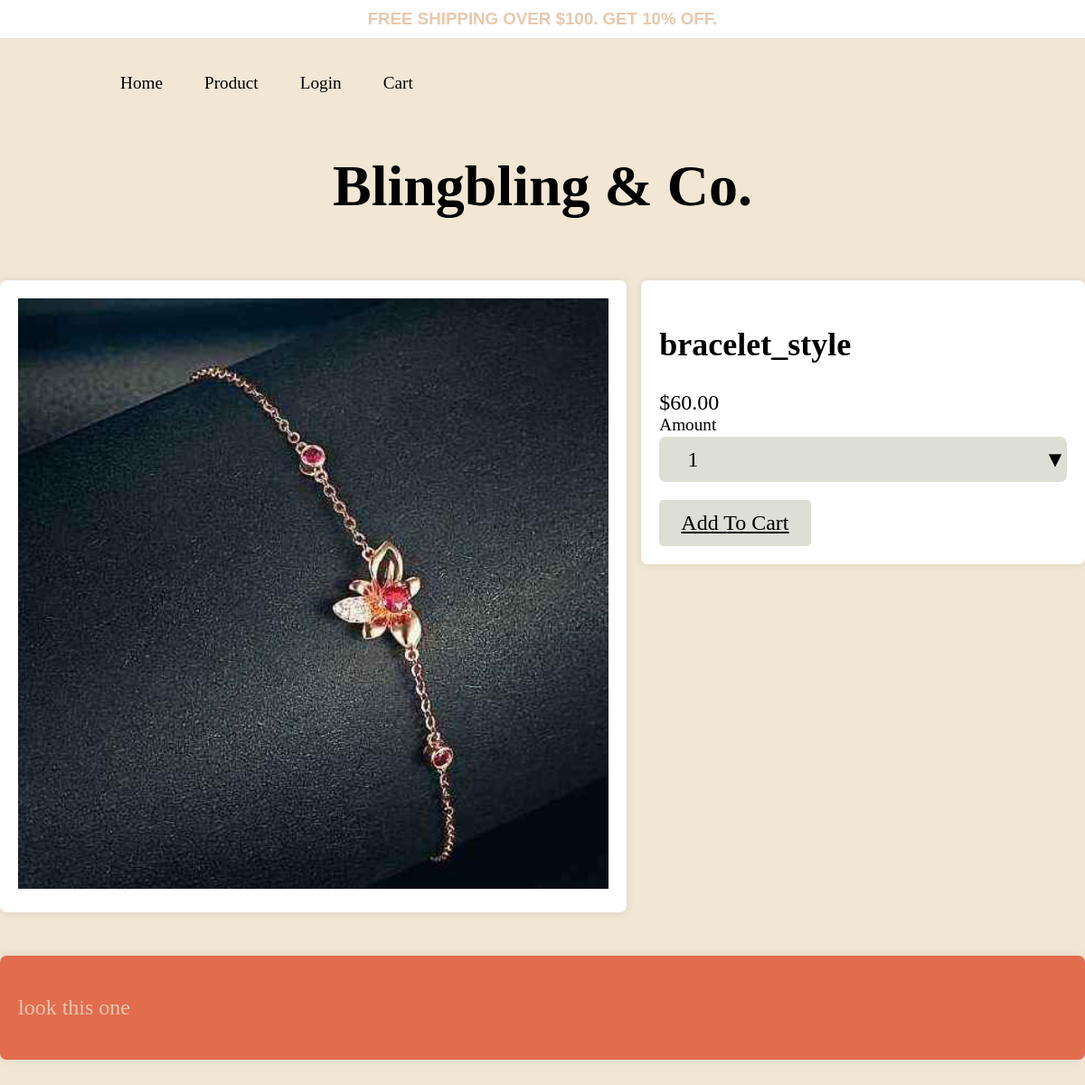
/product_item.php?id=2, run on the app's committed database.
### tables this page shows
CREATE TABLE `products` (
  `id` int(11) NOT NULL,
  `name` varchar(64) NOT NULL,
  `price` decimal(10,2) NOT NULL,
  `category` varchar(32) NOT NULL,
  `description` text NOT NULL,
  `thumbnail` varchar(128) NOT NULL,
  `images` varchar(256) NOT NULL,
  `date_create` datetime NOT NULL,
  `date_modify` datetime NOT NULL
);

### lib/php/functions.php (called while the page is built, shortened)
<?php
function makeConn() {
	$conn = new mysqli(...MYSQLIAuth());
	$conn->set_charset('utf8');
	return $conn;
}
function makeQuery($conn, $qry) {
	$result = $conn->query($qry);
	$a = [];
	while($row = $result->fetch_object()) {
		$a[] = $row;
	}
	return $a;
}
?>

### product_item.php (the view, shortened to what this page needs)
<?php
	include_once "lib/php/functions.php";
	$product = makeQuery(
		makeConn(),
		"SELECT * FROM `products` WHERE `id` =".$_GET['id'])[0];
?>
<!DOCTYPE html>
<html lang="en">
<head>
	<?php include "parts/meta.php"; ?>
</head>
<body class="body1">
<?php include "parts/navbar.php"; ?>
<?php include "parts/title.php"; ?>
	<div class="container">
		<div class="grid gap">
			<div class="col-xs-12 col-md-7">
				<div class="card soft">
					<div class="images-main">
						<img src="img/<?= $product->thumbnail ?>" alt="">
					</div>
				</div>
			</div>
			<div class="col-xs-12 col-md-5">
				<div class="card soft flat">
					<div class="card-section">
						<h2 class="prodcut-name"><?= $product->name ?></h2>
						<div class="product-price">&dollar;<?= $product->price ?></div>
					</div>
					<div class="card-section">
						<label for="product-amount" class="form-label">Amount</label>
						<div class="form-select" id="product-amount">
							<select>
								<option>1</option>
							</select>
						</div>
					</div>
			<div class="card-section1">
				<a href="product_added_to_cart.php?id=<?= $product->id ?>" class="form-button">Add To Cart</a>
			</div>
		</div>
	</div>
</div>
<div class="card soft dark">
			<p><?= $product->description ?></p>
		</div>
	</div>
</body>
</html>

### css/storetheme.css (style rules this page uses)
:root { --color-neutral-light: #eac8ad; --color-neutral-lightmedium: #ddded6; --color-neutral-medium: #f2e7d5; --color-neutral-mediumdark: #262626; --color-neutral-dark: #e26c4e; --color-black: #000000; --color-white: #ffffff; --font-title: 'Libre Baskerville', serif; --font-UI: 'Cormorant Garamond', serif; --font-paragraph: 'Nanum Gothic', sans-serif; }
.body1 { background-color: var(--color-neutral-medium); padding-bottom: 2em; margin: 0 auto; margin-right: auto; margin-left: auto; }
.images-main img { width: 100%; height: 50%; object-fit: contain; }
.grid { display: grid; grid-template-columns: repeat(12, 1fr); }
.grid.gap { --grid-gap: 1em; grid-gap: var(--grid-gap); gap:var(--grid-gap); }
.card-section1 { padding-top: 20px; }

### data on the page
products: thumbnail (picture), name "bracelet_style", price "60.00", description "look this one"
